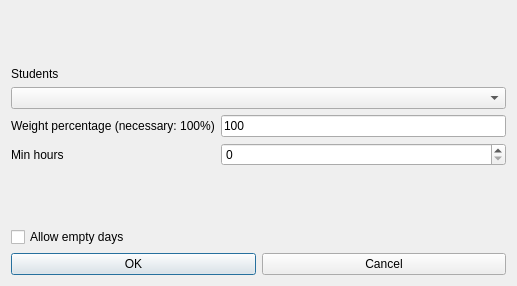
<?xml version="1.0" encoding="UTF-8"?>
<ui version="4.0">
 <class>ModifyConstraintStudentsSetMinHoursDailyForm_template</class>
 <widget class="QDialog" name="ModifyConstraintStudentsSetMinHoursDailyForm_template">
  <property name="geometry">
   <rect>
    <x>0</x>
    <y>0</y>
    <width>517</width>
    <height>286</height>
   </rect>
  </property>
  <property name="windowTitle">
   <string extracomment="This is the title of the dialog to modify a constraint of this type">Modify students set min hours daily</string>
  </property>
  <layout class="QGridLayout" name="gridLayout">
   <item row="3" column="0">
    <widget class="QLabel" name="weightTextLabel">
     <property name="text">
      <string>Weight percentage (necessary: 100%)</string>
     </property>
    </widget>
   </item>
   <item row="7" column="0" colspan="3">
    <layout class="QHBoxLayout" name="horizontalLayout">
     <item>
      <widget class="QPushButton" name="okPushButton">
       <property name="text">
        <string>OK</string>
       </property>
      </widget>
     </item>
     <item>
      <widget class="QPushButton" name="cancelPushButton">
       <property name="text">
        <string>Cancel</string>
       </property>
      </widget>
     </item>
    </layout>
   </item>
   <item row="1" column="0">
    <widget class="QLabel" name="studentsTextLabel">
     <property name="text">
      <string>Students</string>
     </property>
    </widget>
   </item>
   <item row="4" column="0">
    <widget class="QLabel" name="minHoursTextLabel">
     <property name="text">
      <string>Min hours</string>
     </property>
    </widget>
   </item>
   <item row="2" column="0" colspan="3">
    <widget class="QComboBox" name="studentsComboBox"/>
   </item>
   <item row="6" column="0" colspan="2">
    <widget class="QCheckBox" name="allowEmptyDaysCheckBox">
     <property name="text">
      <string>Allow empty days</string>
     </property>
    </widget>
   </item>
   <item row="3" column="1" colspan="2">
    <widget class="QLineEdit" name="weightLineEdit">
     <property name="text">
      <string notr="true">100</string>
     </property>
    </widget>
   </item>
   <item row="5" column="0">
    <spacer name="verticalSpacer_2">
     <property name="orientation">
      <enum>Qt::Vertical</enum>
     </property>
     <property name="sizeHint" stdset="0">
      <size>
       <width>20</width>
       <height>43</height>
      </size>
     </property>
    </spacer>
   </item>
   <item row="0" column="0">
    <spacer name="verticalSpacer">
     <property name="orientation">
      <enum>Qt::Vertical</enum>
     </property>
     <property name="sizeHint" stdset="0">
      <size>
       <width>20</width>
       <height>43</height>
      </size>
     </property>
    </spacer>
   </item>
   <item row="4" column="1" colspan="2">
    <widget class="QSpinBox" name="minHoursSpinBox"/>
   </item>
  </layout>
 </widget>
 <resources/>
 <connections/>
</ui>
